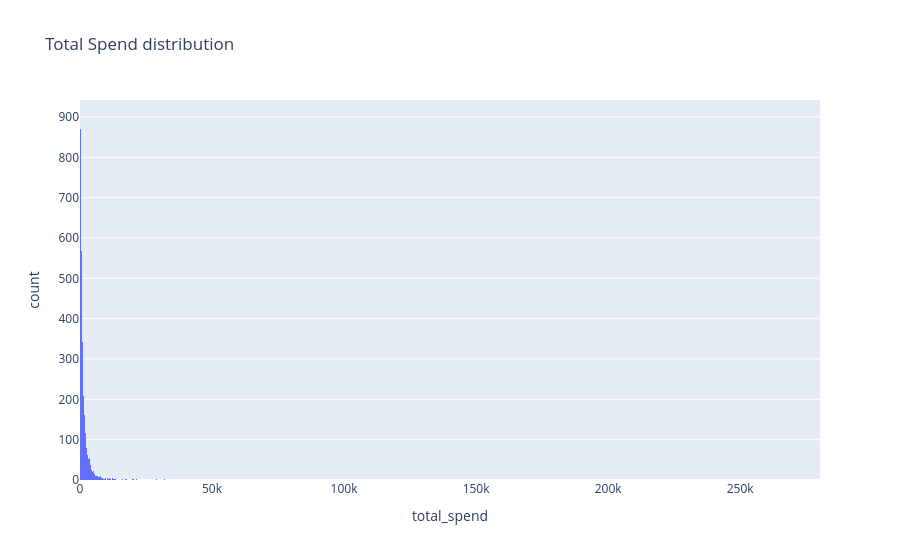
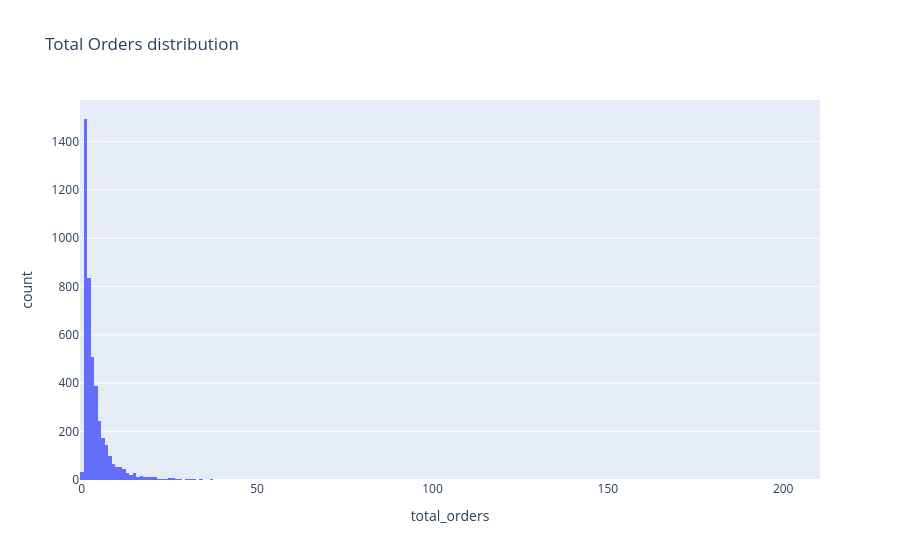
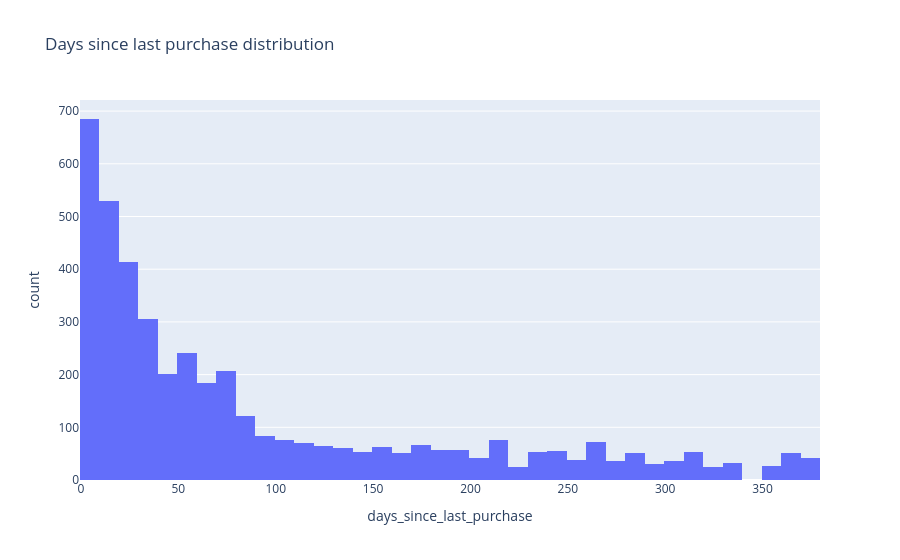

Notebook code cell kept with these figures, in order:
### Code cell
# Distribution av data (total_spend, total_orders, days_since_last_purchase)
fig_spend = px.histogram(df_reg_customer,
             x='total_spend',
             title='Total Spend distribution'
             )
fig_spend.update_traces(xbins=dict(size=250))
fig_spend.show()
px.histogram(df_reg_customer,
             x='total_orders',
             title='Total Orders distribution').show()
px.histogram(df_reg_customer,
             x='days_since_last_purchase',
             title='Days since last purchase distribution').show()

### Figure 1 — Plotly figure (JSON) as saved in the notebook; plotly's stock layout.template omitted (floating-point values rounded to 4 significant figures; data arrays with more than 128 entries replaced by an {"elided": "..."} marker saying what was removed)
{"data": [{"bingroup": "x", "hovertemplate": "total_spend=%{x}<br>count=%{y}<extra></extra>", "legendgroup": "", "marker": {"color": "#636efa", "pattern": {"shape": ""}}, "name": "", "orientation": "v", "showlegend": false, "type": "histogram", "x": {"elided": "4369 float values"}, "xaxis": "x", "xbins": {"size": 250}, "yaxis": "y"}], "layout": {"barmode": "relative", "legend": {"tracegroupgap": 0}, "title": {"text": "Total Spend distribution"}, "xaxis": {"anchor": "y", "domain": [0, 1], "title": {"text": "total_spend"}}, "yaxis": {"anchor": "x", "domain": [0, 1], "title": {"text": "count"}}}}

### Figure 2 — Plotly figure (JSON) as saved in the notebook; plotly's stock layout.template omitted (floating-point values rounded to 4 significant figures; data arrays with more than 128 entries replaced by an {"elided": "..."} marker saying what was removed)
{"data": [{"bingroup": "x", "hovertemplate": "total_orders=%{x}<br>count=%{y}<extra></extra>", "legendgroup": "", "marker": {"color": "#636efa", "pattern": {"shape": ""}}, "name": "", "orientation": "v", "showlegend": false, "type": "histogram", "x": {"elided": "4369 int values"}, "xaxis": "x", "yaxis": "y"}], "layout": {"barmode": "relative", "legend": {"tracegroupgap": 0}, "title": {"text": "Total Orders distribution"}, "xaxis": {"anchor": "y", "domain": [0, 1], "title": {"text": "total_orders"}}, "yaxis": {"anchor": "x", "domain": [0, 1], "title": {"text": "count"}}}}

### Figure 3 — Plotly figure (JSON) as saved in the notebook; plotly's stock layout.template omitted (floating-point values rounded to 4 significant figures; data arrays with more than 128 entries replaced by an {"elided": "..."} marker saying what was removed)
{"data": [{"bingroup": "x", "hovertemplate": "days_since_last_purchase=%{x}<br>count=%{y}<extra></extra>", "legendgroup": "", "marker": {"color": "#636efa", "pattern": {"shape": ""}}, "name": "", "orientation": "v", "showlegend": false, "type": "histogram", "x": {"elided": "4369 float values"}, "xaxis": "x", "yaxis": "y"}], "layout": {"barmode": "relative", "legend": {"tracegroupgap": 0}, "title": {"text": "Days since last purchase distribution"}, "xaxis": {"anchor": "y", "domain": [0, 1], "title": {"text": "days_since_last_purchase"}}, "yaxis": {"anchor": "x", "domain": [0, 1], "title": {"text": "count"}}}}
